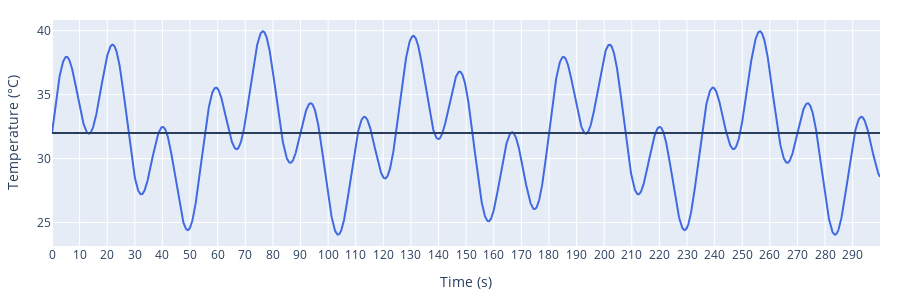
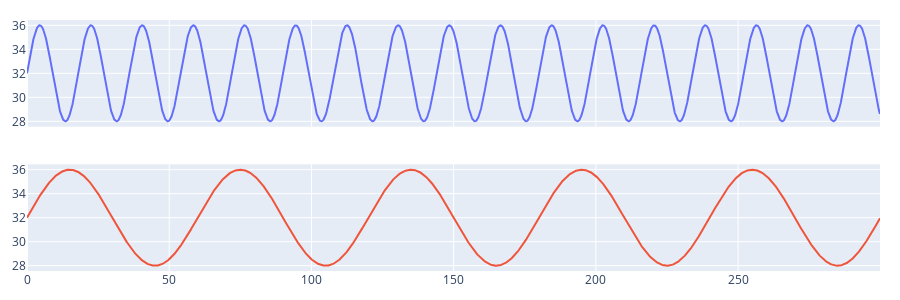

Write notebook code for charts like these, in order.
### Markdown cell above
# Sine Waves

### Code cell
# Plot stimuli
wave, fig = summing_sine_waves(
    time, frequencies, amplitudes, thetas, baseline=baseline)
fig.add_hline(y=int(baseline))
fig.show()

_ = multiple_sine_waves(time, frequencies, amplitudes,
                        thetas, baseline=baseline)

### Figure 1 — Plotly figure (JSON) as saved in the notebook; plotly's stock layout.template omitted (floating-point values rounded to 4 significant figures; data arrays with more than 128 entries replaced by an {"elided": "..."} marker saying what was removed)
{"data": [{"line": {"color": "royalblue"}, "type": "scatter", "x": {"elided": "3000 float values"}, "y": {"elided": "3000 float values"}}], "layout": {"autosize": false, "height": 300, "margin": {"b": 20, "l": 20, "r": 20, "t": 20}, "shapes": [{"type": "line", "x0": 0, "x1": 1, "xref": "x domain", "y0": 32, "y1": 32, "yref": "y"}], "width": 900, "xaxis": {"dtick": 10, "tick0": 0, "tickmode": "linear", "title": {"text": "Time (s)"}}, "yaxis": {"title": {"text": "Temperature (°C)"}}}}

### Figure 2 — Plotly figure (JSON) as saved in the notebook; plotly's stock layout.template omitted (floating-point values rounded to 4 significant figures; data arrays with more than 128 entries replaced by an {"elided": "..."} marker saying what was removed)
{"data": [{"type": "scatter", "x": {"elided": "3000 float values"}, "xaxis": "x", "y": {"elided": "3000 float values"}, "yaxis": "y"}, {"type": "scatter", "x": {"elided": "3000 float values"}, "xaxis": "x2", "y": {"elided": "3000 float values"}, "yaxis": "y2"}], "layout": {"height": 300, "margin": {"b": 20, "l": 20, "r": 20, "t": 20}, "showlegend": false, "width": 900, "xaxis": {"anchor": "y", "domain": [0, 1], "matches": "x2", "showticklabels": false}, "xaxis2": {"anchor": "y2", "domain": [0, 1]}, "yaxis": {"anchor": "x", "domain": [0.575, 1], "matches": "y2"}, "yaxis2": {"anchor": "x2", "domain": [0, 0.425]}}}
